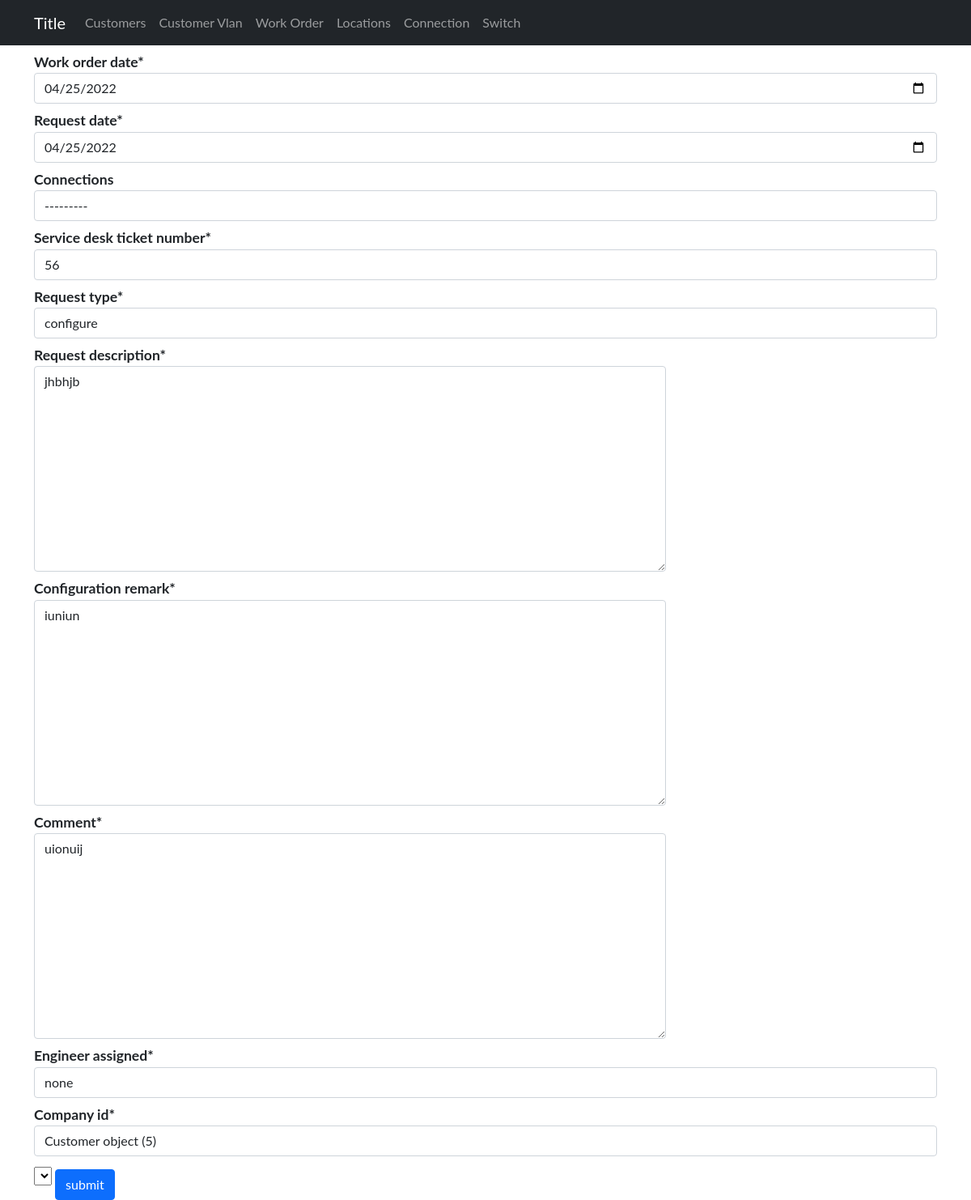
The page /devices/upd/workorder/1 on the database its author committed.
### sitadevices/models.py (models this page shows)
class WorkOrder(models.Model):
    work_order_date = models.DateTimeField(default=timezone.now)
    request_date = models.DateField(default=timezone.now)
    connections= models.ForeignKey(Connections, on_delete=models.CASCADE, blank=True, null=True)
    service_desk_ticket_number = models.CharField(max_length=200,default="none")
    request_type = models.CharField(choices=requestType, max_length=200,default="none")
    request_description = models.TextField(default="none")
    configuration_remark = models.TextField(default="none")
    comment = models.TextField(default="none")
    engineer_assigned = models.CharField(max_length=200,default="none")
    company_id = models.ForeignKey(Customer, on_delete=models.CASCADE)
    vlan_number = models.ForeignKey(CustomerVlan, on_delete=models.CASCADE)
    submitted_date_time = models.DateTimeField(default=timezone.now)

### sitadevices/views.py (the view, shortened to what this page needs)
# urls.py: path('upd/workorder/<int:workorder_id>', WorkOrderUpd, name='workorderupd'),
def WorkOrderUpd(request,workorder_id):
    filter = CustomerVlan.objects.filter(disconnection_date__isnull=True)
    update = WorkOrder.objects.get(pk=workorder_id)
    form = WorkOrderInp(instance=update)
    dic = {
        'id': update,
        'form': form,
        'filter':filter,
    }
    return render(request, 'admin/WorkOrder/workorderupd.html',{'dic': dic})

### sitadevices/templates/admin/WorkOrder/workorderupd.html (shortened to what this page needs)
{% extends 'admin/base1.html' %}
{% load crispy_forms_filters %}
{% block content %}
<form enctype="multipart/form-data" action="{%url 'device:workorderupd' dic.id.id%}"  class="" method="POST">
    <div class="container">
        {{dic.form|crispy}}
        <select name="option">
        </select>
        <button type="submit" class="btn btn-primary submit" value="submit">submit</button>
    </div>
</form>
{% endblock  %}

### static/Css/devices/styles.css (style rules this page uses)
label { font-weight: bold; font-size: 1.1rem; margin-top: .5rem; }
.submit { margin-top: 1rem; }
.textarea { width:70%; overflow-wrap: break-word; }

### sitadevices/templates/admin/base1.html (style rules this page uses)
body { font-family: "Lato", sans-serif; }

### rows shown on the page
WorkOrder: work_order_date "04/25/2022", request_date "04/25/2022", connections "---------", service_desk_ticket_number "56", request_type "configure", request_description "jhbhjb", configuration_remark "iuniun", comment "uionuij", engineer_assigned "none", company_id "Customer object (5)"
